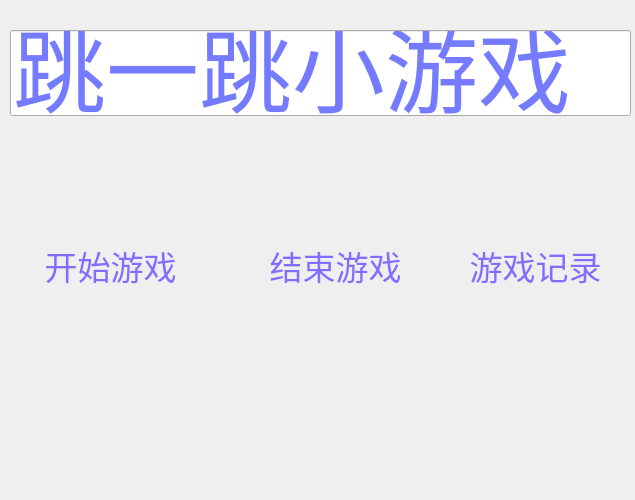
<?xml version="1.0" encoding="UTF-8"?>
<ui version="4.0">
 <class>Dialog</class>
 <widget class="QDialog" name="Dialog">
  <property name="geometry">
   <rect>
    <x>0</x>
    <y>0</y>
    <width>635</width>
    <height>500</height>
   </rect>
  </property>
  <property name="maximumSize">
   <size>
    <width>635</width>
    <height>16777215</height>
   </size>
  </property>
  <property name="windowTitle">
   <string>Dialog</string>
  </property>
  <property name="styleSheet">
   <string notr="true">QDialog{
    background-image:url(:/new/prefix2/background.jpg);
    background-size:100% 100%;
    background-repeat:no-repeat;
}</string>
  </property>
  <widget class="QLineEdit" name="lineEdit">
   <property name="geometry">
    <rect>
     <x>10</x>
     <y>30</y>
     <width>621</width>
     <height>86</height>
    </rect>
   </property>
   <property name="font">
    <font>
     <family>新宋体</family>
     <pointsize>70</pointsize>
     <italic>false</italic>
     <bold>false</bold>
    </font>
   </property>
   <property name="styleSheet">
    <string notr="true">color:rgb(116, 123, 255);
font: 70pt &quot;新宋体&quot;;</string>
   </property>
   <property name="text">
    <string>跳一跳小游戏</string>
   </property>
  </widget>
  <widget class="QPushButton" name="button_scoresheet">
   <property name="geometry">
    <rect>
     <x>450</x>
     <y>220</y>
     <width>171</width>
     <height>91</height>
    </rect>
   </property>
   <property name="font">
    <font>
     <pointsize>25</pointsize>
    </font>
   </property>
   <property name="styleSheet">
    <string notr="true">QPushButton{
	border:none;
    background:url(:/new/prefix2/button.png) ;
	border-radius:25px;
  color:rgb(128, 111, 255)
}
QPushButton:hover {
     border:none;
    background:url(:/new/prefix2/hover.png);
	border-radius:25px;
}
QPushButton:pressed{
   border:none;
    background:url(:/new/prefix2/button.png) ;
	border-radius:25px;

}</string>
   </property>
   <property name="text">
    <string>游戏记录</string>
   </property>
  </widget>
  <widget class="QPushButton" name="button_end">
   <property name="geometry">
    <rect>
     <x>240</x>
     <y>220</y>
     <width>191</width>
     <height>91</height>
    </rect>
   </property>
   <property name="font">
    <font>
     <pointsize>25</pointsize>
    </font>
   </property>
   <property name="styleSheet">
    <string notr="true">QPushButton{
	border:none;
    background:url(:/new/prefix2/button.png) ;
	border-radius:25px;
  color:rgb(128, 111, 255)
}
QPushButton:hover {
     border:none;
    background:url(:/new/prefix2/hover.png);
	border-radius:25px;
}
QPushButton:pressed{
   border:none;
    background:url(:/new/prefix2/button.png) ;
	border-radius:25px;

}</string>
   </property>
   <property name="text">
    <string>结束游戏</string>
   </property>
  </widget>
  <widget class="QPushButton" name="button_begin">
   <property name="geometry">
    <rect>
     <x>10</x>
     <y>220</y>
     <width>201</width>
     <height>91</height>
    </rect>
   </property>
   <property name="font">
    <font>
     <pointsize>25</pointsize>
    </font>
   </property>
   <property name="styleSheet">
    <string notr="true">QPushButton{
	border:none;
    background:url(:/new/prefix2/button.png) ;
	border-radius:25px;
    color:rgb(128, 111, 255)
     
}
QPushButton:hover {
     border:none;
    background:url(:/new/prefix2/hover.png);
	border-radius:25px;
}
QPushButton:pressed{
   border:none;
    background:url(:/new/prefix2/button.png) ;
	border-radius:25px;

}</string>
   </property>
   <property name="text">
    <string>开始游戏</string>
   </property>
  </widget>
  <zorder>button_end</zorder>
  <zorder>lineEdit</zorder>
  <zorder>button_begin</zorder>
  <zorder>button_scoresheet</zorder>
 </widget>
 <resources/>
 <connections>
  <connection>
   <sender>button_end</sender>
   <signal>clicked()</signal>
   <receiver>Dialog</receiver>
   <slot>reject()</slot>
   <hints>
    <hint type="sourcelabel">
     <x>342</x>
     <y>278</y>
    </hint>
    <hint type="destinationlabel">
     <x>288</x>
     <y>428</y>
    </hint>
   </hints>
  </connection>
  <connection>
   <sender>button_begin</sender>
   <signal>clicked()</signal>
   <receiver>Dialog</receiver>
   <slot>accept()</slot>
   <hints>
    <hint type="sourcelabel">
     <x>97</x>
     <y>263</y>
    </hint>
    <hint type="destinationlabel">
     <x>99</x>
     <y>426</y>
    </hint>
   </hints>
  </connection>
 </connections>
</ui>
